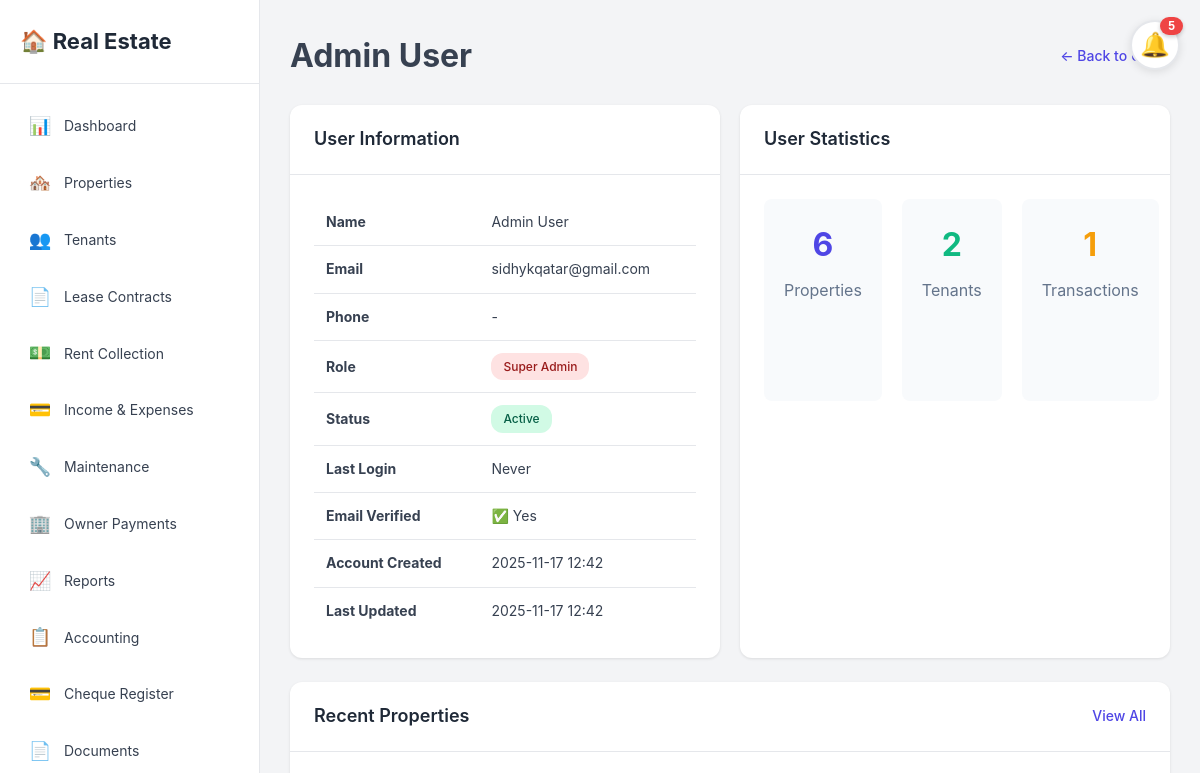
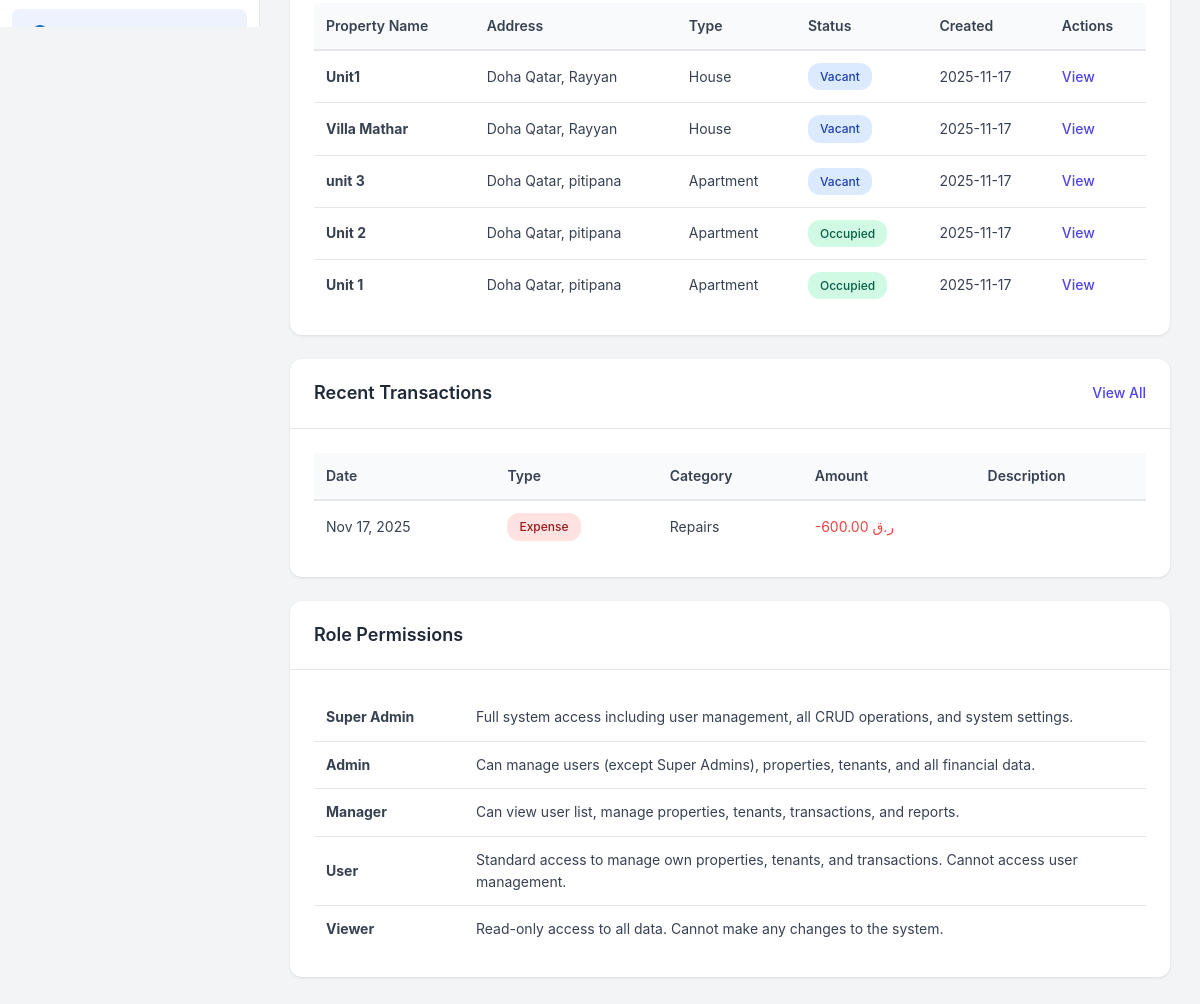
Page /users/view.php?id=1 (signed in) on the committed database (2 pictures, top to bottom).
### tables this page shows
CREATE TABLE `users` (
  `id` int(11) NOT NULL,
  `email` varchar(255) NOT NULL,
  `password` varchar(255) NOT NULL,
  `first_name` varchar(100) NOT NULL,
  `last_name` varchar(100) NOT NULL,
  `role` enum('Super Admin','Admin','Manager','User','Viewer') DEFAULT 'User',
  `status` enum('Active','Inactive','Suspended') DEFAULT 'Active',
  `last_login` timestamp NULL DEFAULT NULL,
  `email_verified` tinyint(1) DEFAULT 0,
  `phone` varchar(20) DEFAULT NULL,
  `created_at` timestamp NOT NULL DEFAULT current_timestamp(),
  `updated_at` timestamp NOT NULL DEFAULT current_timestamp() ON UPDATE current_timestamp()
);

CREATE TABLE `properties` (
  `id` int(11) NOT NULL,
  `user_id` int(11) NOT NULL,
  `parent_property_id` int(11) DEFAULT NULL,
  `unit_name` varchar(100) DEFAULT NULL,
  `is_unit` tinyint(1) DEFAULT 0,
  `owner_name` varchar(255) DEFAULT NULL,
  `owner_contact` varchar(255) DEFAULT NULL,
  `owner_email` varchar(255) DEFAULT NULL,
  `owner_phone` varchar(20) DEFAULT NULL,
  `monthly_rent_to_owner` decimal(10,2) DEFAULT 0.00,
  `property_name` varchar(255) NOT NULL,
  `address` varchar(500) NOT NULL,
  `city` varchar(100) NOT NULL,
  `state` varchar(100) DEFAULT NULL,
  `zip_code` varchar(20) DEFAULT NULL,
  `country` varchar(100) DEFAULT 'Qatar',
  `property_type` enum('Apartment','House','Condo','Townhouse','Commercial','Other') NOT NULL,
  `bedrooms` int(11) DEFAULT NULL,
  `bathrooms` decimal(3,1) DEFAULT NULL,
  `square_feet` int(11) DEFAULT NULL,
  `purchase_price` decimal(12,2) DEFAULT NULL,
  `current_value` decimal(12,2) DEFAULT NULL,
  `purchase_date` date DEFAULT NULL,
  `default_rent` decimal(10,2) DEFAULT 0.00,
  `status` enum('Vacant','Occupied','Under Maintenance') DEFAULT 'Vacant',
  `notes` text DEFAULT NULL,
  `created_at` timestamp NOT NULL DEFAULT current_timestamp(),
  `updated_at` timestamp NOT NULL DEFAULT current_timestamp() ON UPDATE current_timestamp()
);

CREATE TABLE `transactions` (
  `id` int(11) NOT NULL,
  `user_id` int(11) NOT NULL,
  `property_id` int(11) DEFAULT NULL,
  `tenant_id` int(11) DEFAULT NULL,
  `type` enum('Income','Expense') NOT NULL,
  `category` varchar(100) NOT NULL,
  `amount` decimal(10,2) NOT NULL,
  `description` text DEFAULT NULL,
  `transaction_date` date NOT NULL,
  `payment_method` enum('Cash','Check','Cheque','Bank Transfer','Credit Card','Online','Other') DEFAULT 'Bank Transfer',
  `reference_number` varchar(100) DEFAULT NULL,
  `is_recurring` tinyint(1) DEFAULT 0,
  `recurring_frequency` enum('Monthly','Weekly','Yearly') DEFAULT NULL,
  `created_at` timestamp NOT NULL DEFAULT current_timestamp(),
  `updated_at` timestamp NOT NULL DEFAULT current_timestamp() ON UPDATE current_timestamp()
);

### config/config.php (called while the page is built, shortened)
<?php
function isLoggedIn() {
    return isset($_SESSION['user_id']) && !empty($_SESSION['user_id']);
}
function getCurrencySymbol($currency_code) {
    $currencies = [
        'USD' => '$',
        'QAR' => 'ر.ق',
        'SAR' => 'ر.س',
        'AED' => 'د.إ',
        'EUR' => '€',
        'GBP' => '£',
        'CAD' => 'C$',
        'AUD' => 'A$',
        'JPY' => '¥',
        'INR' => '₹',
        'PKR' => '₨',
        'EGP' => 'E£',
        'BHD' => '.د.ب',
        'KWD' => 'د.ك',
        'OMR' => 'ر.ع.',
    ];
    return isset($currencies[$currency_code]) ? $currencies[$currency_code] : '$';
}
function getUserCurrency() {
    if (isset($_SESSION['user_currency'])) {
        return $_SESSION['user_currency'];
    }
    return $currency;
}
function formatCurrency($amount, $currency_code = null) {
    if ($currency_code === null) {
        $currency_code = getUserCurrency();
    }
    $symbol = getCurrencySymbol($currency_code);
    $formatted = number_format($amount, 2);
    $rtl_currencies = ['QAR', 'SAR', 'AED', 'BHD', 'KWD', 'OMR'];
    if (in_array($currency_code, $rtl_currencies)) {
        return $formatted . ' ' . $symbol;
    } else {
        return $symbol . $formatted;
    }
}
function formatDate($date) {
    return date('M d, Y', strtotime($date));
}
?>

### users/view.php (the view, shortened to what this page needs)
<?php
require_once '../config/config.php';
$conn = getDBConnection();
$view_user_id = intval($_GET['id']);
$user = $conn->query("SELECT * FROM users WHERE id = $view_user_id")->fetch_assoc();
$properties_count = $conn->query("SELECT COUNT(*) as total FROM properties WHERE user_id = $view_user_id")->fetch_assoc()['total'];
$tenants_count = $conn->query("SELECT COUNT(*) as total FROM tenants t INNER JOIN properties p ON t.property_id = p.id WHERE p.user_id = $view_user_id")->fetch_assoc()['total'];
$transactions_count = $conn->query("SELECT COUNT(*) as total FROM transactions WHERE user_id = $view_user_id")->fetch_assoc()['total'];
$recent_properties = $conn->query("SELECT * FROM properties WHERE user_id = $view_user_id ORDER BY created_at DESC LIMIT 5");
$recent_transactions = $conn->query("SELECT * FROM transactions WHERE user_id = $view_user_id ORDER BY transaction_date DESC LIMIT 10");
include '../includes/header.php';
?>
<div class="page-actions">
    <h1><?php echo htmlspecialchars($user['first_name'] . ' ' . $user['last_name']); ?></h1>
    <div>
        <a href="index.php" class="btn-link">← Back to Users</a>
    </div>
</div>
<div class="dashboard-grid">
    <div class="content-card">
        <div class="card-header">
            <h2>User Information</h2>
        </div>
        <div class="card-body">
            <table class="data-table">
                <tr>
                    <td><strong>Name</strong></td>
                    <td><?php echo htmlspecialchars($user['first_name'] . ' ' . $user['last_name']); ?></td>
                </tr>
                <tr>
                    <td><strong>Email</strong></td>
                    <td><?php echo htmlspecialchars($user['email']); ?></td>
                </tr>
                <tr>
                    <td><strong>Phone</strong></td>
                    <td><?php echo htmlspecialchars($user['phone'] ?? '-'); ?></td>
                </tr>
                <tr>
                    <td><strong>Role</strong></td>
                    <td>
                        <span class="badge badge-<?php
                            echo $user['role'] == 'Super Admin' ? 'danger' :
                                ($user['role'] == 'Admin' ? 'warning' :
                                ($user['role'] == 'Manager' ? 'info' :
                                ($user['role'] == 'User' ? 'success' : 'secondary')));
                        ?>">
                            <?php echo htmlspecialchars($user['role']); ?>
                        </span>
                    </td>
                </tr>
                <tr>
                    <td><strong>Status</strong></td>
                    <td>
                        <span class="badge badge-<?php
                            echo $user['status'] == 'Active' ? 'success' :
                                ($user['status'] == 'Suspended' ? 'danger' : 'secondary');
                        ?>">
                            <?php echo htmlspecialchars($user['status']); ?>
                        </span>
                    </td>
                </tr>
                <tr>
                    <td><strong>Last Login</strong></td>
                    <td><?php echo $user['last_login'] ? date('Y-m-d H:i', strtotime($user['last_login'])) : 'Never'; ?></td>
                </tr>
                <tr>
                    <td><strong>Email Verified</strong></td>
                    <td><?php echo $user['email_verified'] ? '✅ Yes' : '❌ No'; ?></td>
                </tr>
                <tr>
                    <td><strong>Account Created</strong></td>
                    <td><?php echo date('Y-m-d H:i', strtotime($user['created_at'])); ?></td>
                </tr>
                <tr>
                    <td><strong>Last Updated</strong></td>
                    <td><?php echo date('Y-m-d H:i', strtotime($user['updated_at'])); ?></td>
                </tr>
            </table>
        </div>
    </div>
    <div class="content-card">
        <div class="card-header">
            <h2>User Statistics</h2>
        </div>
        <div class="card-body">
            <div style="display: grid; grid-template-columns: repeat(5, 1fr); gap: 20px;">
                <div style="text-align: center; padding: 20px; background: #f8fafc; border-radius: 8px;">
                    <div style="font-size: 32px; font-weight: bold; color: #4f46e5;">
                        <?php echo $properties_count; ?>
                    </div>
                    <div style="color: #64748b; margin-top: 8px;">Properties</div>
                </div>
                <div style="text-align: center; padding: 20px; background: #f8fafc; border-radius: 8px;">
                    <div style="font-size: 32px; font-weight: bold; color: #10b981;">
                        <?php echo $tenants_count; ?>
                    </div>
                    <div style="color: #64748b; margin-top: 8px;">Tenants</div>
                </div>
                <div style="text-align: center; padding: 20px; background: #f8fafc; border-radius: 8px;">
                    <div style="font-size: 32px; font-weight: bold; color: #f59e0b;">
                        <?php echo $transactions_count; ?>
                    </div>
                    <div style="color: #64748b; margin-top: 8px;">Transactions</div>
                </div>
            </div>
        </div>
    </div>
</div>
<?php if ($recent_properties && $recent_properties->num_rows > 0): ?>
<div class="content-card" style="margin-top: 24px;">
    <div class="card-header">
        <h2>Recent Properties</h2>
        <a href="../properties/index.php" class="btn-link">View All</a>
    </div>
    <div class="card-body">
        <div class="table-responsive">
            <table class="data-table">
                <thead>
                    <tr>
                        <th>Property Name</th>
                        <th>Address</th>
                        <th>Type</th>
                        <th>Status</th>
                        <th>Created</th>
                        <th>Actions</th>
                    </tr>
                </thead>
                <tbody>
                    <?php while ($property = $recent_properties->fetch_assoc()): ?>
                        <tr>
                            <td><strong><?php echo htmlspecialchars($property['property_name']); ?></strong></td>
                            <td><?php echo htmlspecialchars($property['address'] . ', ' . $property['city']); ?></td>
                            <td><?php echo htmlspecialchars($property['property_type']); ?></td>
                            <td>
                                <span class="badge badge-<?php
                                    echo $property['status'] == 'Occupied' ? 'success' :
                                        ($property['status'] == 'Under Maintenance' ? 'warning' : 'info');
                                ?>">
                                    <?php echo htmlspecialchars($property['status']); ?>
                                </span>
                            </td>
                            <td><?php echo date('Y-m-d', strtotime($property['created_at'])); ?></td>
                            <td>
                                <a href="../properties/view.php?id=<?php echo $property['id']; ?>" class="btn-link">View</a>
                            </td>
                        </tr>
                    <?php endwhile; ?>
                </tbody>
            </table>
        </div>
    </div>
</div>
<?php endif; ?>
<?php if ($recent_transactions && $recent_transactions->num_rows > 0): ?>
<div class="content-card" style="margin-top: 24px;">
    <div class="card-header">
        <h2>Recent Transactions</h2>
        <a href="../transactions/index.php" class="btn-link">View All</a>
    </div>
    <div class="card-body">
        <div class="table-responsive">
            <table class="data-table">
                <thead>
                    <tr>
                        <th>Date</th>
                        <th>Type</th>
                        <th>Category</th>
                        <th>Amount</th>
                        <th>Description</th>
                    </tr>
                </thead>
                <tbody>
                    <?php while ($transaction = $recent_transactions->fetch_assoc()): ?>
                        <tr>
                            <td><?php echo formatDate($transaction['transaction_date']); ?></td>
                            <td>
                                <span class="badge badge-<?php echo $transaction['type'] == 'Income' ? 'success' : 'danger'; ?>">
                                    <?php echo htmlspecialchars($transaction['type']); ?>
                                </span>
                            </td>
                            <td><?php echo htmlspecialchars($transaction['category']); ?></td>
                            <td class="<?php echo $transaction['type'] == 'Income' ? 'text-success' : 'text-danger'; ?>">
                                <?php echo $transaction['type'] == 'Income' ? '+' : '-'; ?><?php echo formatCurrency($transaction['amount']); ?>
                            </td>
                            <td><?php echo htmlspecialchars($transaction['description'] ?? '-'); ?></td>
                        </tr>
                    <?php endwhile; ?>
                </tbody>
            </table>
        </div>
    </div>
</div>
<?php endif; ?>
<div class="content-card" style="margin-top: 24px;">
    <div class="card-header">
        <h2>Role Permissions</h2>
    </div>
    <div class="card-body">
        <?php
        $role_permissions = [
            'Super Admin' => 'Full system access including user management, all CRUD operations, and system settings.',
            'Admin' => 'Can manage users (except Super Admins), properties, tenants, and all financial data.',
            'Manager' => 'Can view user list, manage properties, tenants, transactions, and reports.',
            'User' => 'Standard access to manage own properties, tenants, and transactions. Cannot access user management.',
            'Viewer' => 'Read-only access to all data. Cannot make any changes to the system.'
        ];
        ?>
        <table class="data-table">
            <?php foreach ($role_permissions as $role => $permission): ?>
            <tr>
                <td style="width: 150px;"><strong><?php echo $role; ?></strong></td>
                <td><?php echo $permission; ?></td>
            </tr>
            <?php endforeach; ?>
        </table>
    </div>
</div>
<?php include '../includes/footer.php'; ?>

### assets/css/style.css (style rules this page uses)
* { margin: 0; padding: 0; box-sizing: border-box; }
:root { --primary-color: #4f46e5; --primary-hover: #4338ca; --secondary-color: #6366f1; --success-color: #10b981; --danger-color: #ef4444; --warning-color: #f59e0b; --info-color: #3b82f6; --dark-color: #1f2937; --light-color: #f9fafb; --border-color: #e5e7eb; --text-color: #374151; --text-muted: #6b7280; --sidebar-width: 260px; --header-height: 70px; }
body { font-family: -apple-system, BlinkMacSystemFont, 'Segoe UI', Roboto, 'Helvetica Neue', Arial, sans-serif; background-color: #f3f4f6; color: var(--text-color); line-height: 1.6; }
.dashboard-grid { display: grid; grid-template-columns: 1fr 1fr; gap: 20px; }
.dashboard-card, .content-card { background: white; border-radius: 12px; box-shadow: 0 1px 3px rgba(0, 0, 0, 0.1); overflow: hidden; }
.card-header { padding: 20px 24px; border-bottom: 1px solid var(--border-color); display: flex; justify-content: space-between; align-items: center; }
.card-header h2 { font-size: 18px; font-weight: 600; color: var(--dark-color); }
.card-body { padding: 24px; }
.btn-link { color: var(--primary-color); text-decoration: none; font-size: 14px; font-weight: 500; }
.table-responsive { overflow-x: auto; }
.data-table { width: 100%; border-collapse: collapse; font-size: 14px; }
.data-table thead { background-color: var(--light-color); }
.data-table th { padding: 12px; text-align: left; font-weight: 600; color: var(--text-color); border-bottom: 2px solid var(--border-color); }
.data-table td { padding: 12px; border-bottom: 1px solid var(--border-color); }
.data-table tbody tr:last-child td { border-bottom: none; }
.badge { display: inline-block; padding: 4px 12px; border-radius: 12px; font-size: 12px; font-weight: 500; }
.badge-success { background-color: #d1fae5; color: #065f46; }
.badge-danger { background-color: #fee2e2; color: #991b1b; }
.badge-info { background-color: #dbeafe; color: #1e40af; }
.text-danger { color: var(--danger-color); }
.page-actions { display: flex; justify-content: space-between; align-items: center; margin-bottom: 24px; }

### rows in the picture
users: first_name+last_name "Admin User", email "sidhykqatar@gmail.com", phone "-", role "Super Admin", status "Active", created_at "2025-11-17 12:42", updated_at "2025-11-17 12:42"
properties: property_name "Unit1", address+city "Doha Qatar, Rayyan", property_type "House", status "Vacant", created_at "2025-11-17"
properties: property_name "Villa Mathar", address+city "Doha Qatar, Rayyan", property_type "House", status "Vacant", created_at "2025-11-17"
properties: property_name "unit 3", address+city "Doha Qatar, pitipana", property_type "Apartment", status "Vacant", created_at "2025-11-17"
properties: property_name "Unit 2", address+city "Doha Qatar, pitipana", property_type "Apartment", status "Occupied", created_at "2025-11-17"
properties: property_name "Unit 1", address+city "Doha Qatar, pitipana", property_type "Apartment", status "Occupied", created_at "2025-11-17"
transactions: transaction_date "Nov 17, 2025", type "Expense", category "Repairs", amount "600.00 ر.ق"

### other values in the picture
$notification_count "5"
$properties_count "6"
$tenants_count "2"
$transactions_count "1"
$role "Super Admin"
$permission "Full system access including user management, all CRUD operations, and system settings."
$role "Admin"
$permission "Can manage users (except Super Admins), properties, tenants, and all financial data."
$role "Manager"
$permission "Can view user list, manage properties, tenants, transactions, and reports."
$role "User"
$permission "Standard access to manage own properties, tenants, and transactions. Cannot access user management."
$role "Viewer"
$permission "Read-only access to all data. Cannot make any changes to the system."
